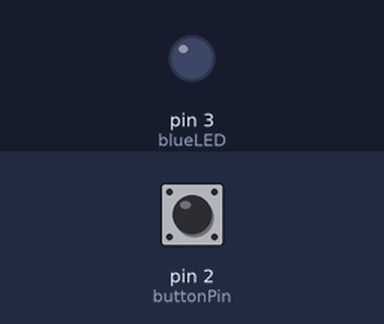
A sketch run on a simulated Arduino Uno, built with avr-gcc and run on an emulated ATmega328P. Parts: output pins drawn as LEDs (lit = HIGH). The inputs (shaded band) are chosen by the test bench; at power-on: pin 2 (buttonPin) LOW.

Above: at 1.2 s.
1.3 s: pin 2 (buttonPin) pulled HIGH for 0.15 s
At 1.4 s:
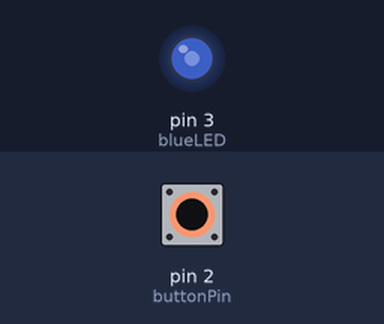
3.0 s: pin 2 (buttonPin) pulled HIGH for 1 s
At 4.8 s:
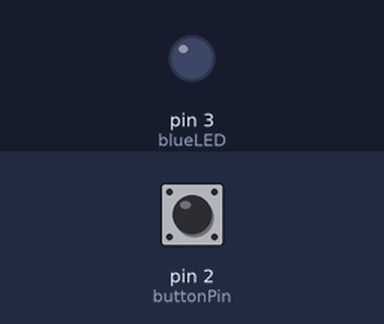
5.5 s: pin 2 (buttonPin) pulled HIGH for 3.2 s
At 6.0 s:
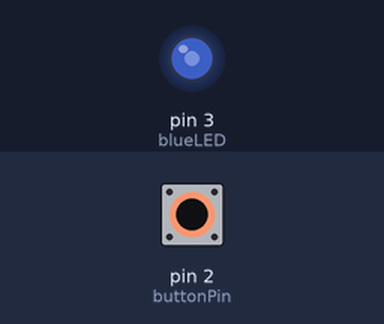
Timing chart, 0 to 10.2 s (numbered marks = the images above; inputs shaded):
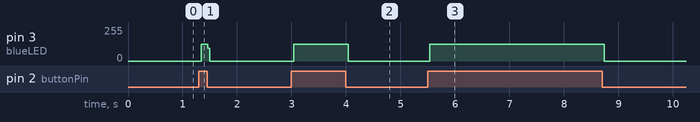

The sketch:

button.ino
```cpp
 int blueLED = 3;
int buttonPin = 2;
int buttonState = 0;
int state = 0;

void setup() {

 pinMode(blueLED, OUTPUT);
 pinMode(buttonPin, INPUT);
 // put your setup code here, to run once:

}

void loop() {
 buttonState = digitalRead(buttonPin);
 if ( buttonState == HIGH && state == 0)
 {

  digitalWrite(blueLED,HIGH);
  state = 1;

   // put your main code here, to run repeatedly:

 }
else
{

  digitalWrite(blueLED,LOW);
  state = 0;

}

}
```

Measured:
- after the input at 1.3 s, pin 3 (blueLED): 0/255 → 127/255 at once, → 0/255 0.12 s later
- after the input at 3.0 s, pin 3 (blueLED): 0/255 → 127/255 at once, → 0/255 1.0 s later
- after the input at 5.5 s, pin 3 (blueLED): 0/255 → 127/255 at once, → 0/255 3.2 s later
